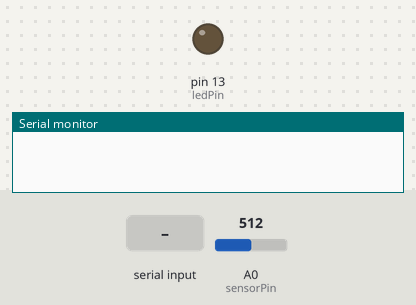
Simulated run of this sketch. Board: Arduino Uno, built with avr-gcc and run on an emulated ATmega328P. Shown: output pins drawn as LEDs (lit = HIGH), the last lines printed to the serial monitor. Inputs (shaded band) come from the test bench; at power-on: A0 (sensorPin) = 512.

Above: at 1.2 s.
1.3 s: "1" received over Serial
At 3.9 s:
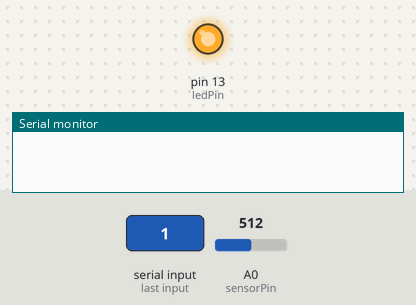
4.5 s: A0 (sensorPin) set to 983
6.0 s: A0 (sensorPin) set to 1018
10.5 s: "0" received over Serial
At 13.2 s:
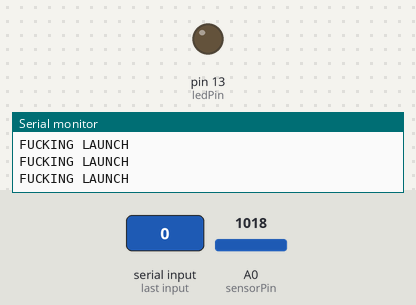
Timing chart, 0 to 14.5 s (numbered marks = the images above; inputs shaded):
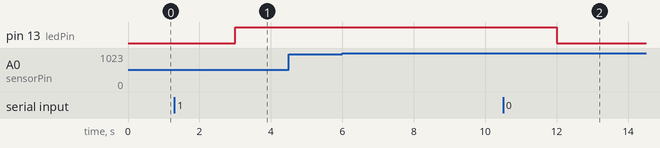

The sketch:

arduinoCodeclubJS.ino
```cpp
int sensorPin = A0;
int ledPin = 13;

void setup() {
  Serial.begin(9600);
  pinMode(ledPin,OUTPUT);
}


void loop() {
  if (analogRead(sensorPin) > 1000) {
    Serial.println("FUCKING LAUNCH");
 // Serial.print( analogRead(sensorPin));
 // Serial.println("n");
  }


  if(Serial.available() > 0){
    char inByte;
    while(Serial.available() > 0){
      inByte = Serial.read();
    }

    if(inByte=='1'){
      digitalWrite(ledPin,HIGH);
    }
    else{
      digitalWrite(ledPin,LOW);
    }
  }

  delay(3000);
}
```

Measured:
- after the input at 1.3 s, pin 13 (ledPin): LOW → HIGH after 1.7 s
- after the input at 4.5 s, every drawn part: stays the same
- after the input at 10.5 s, pin 13 (ledPin): HIGH → LOW after 1.5 s
